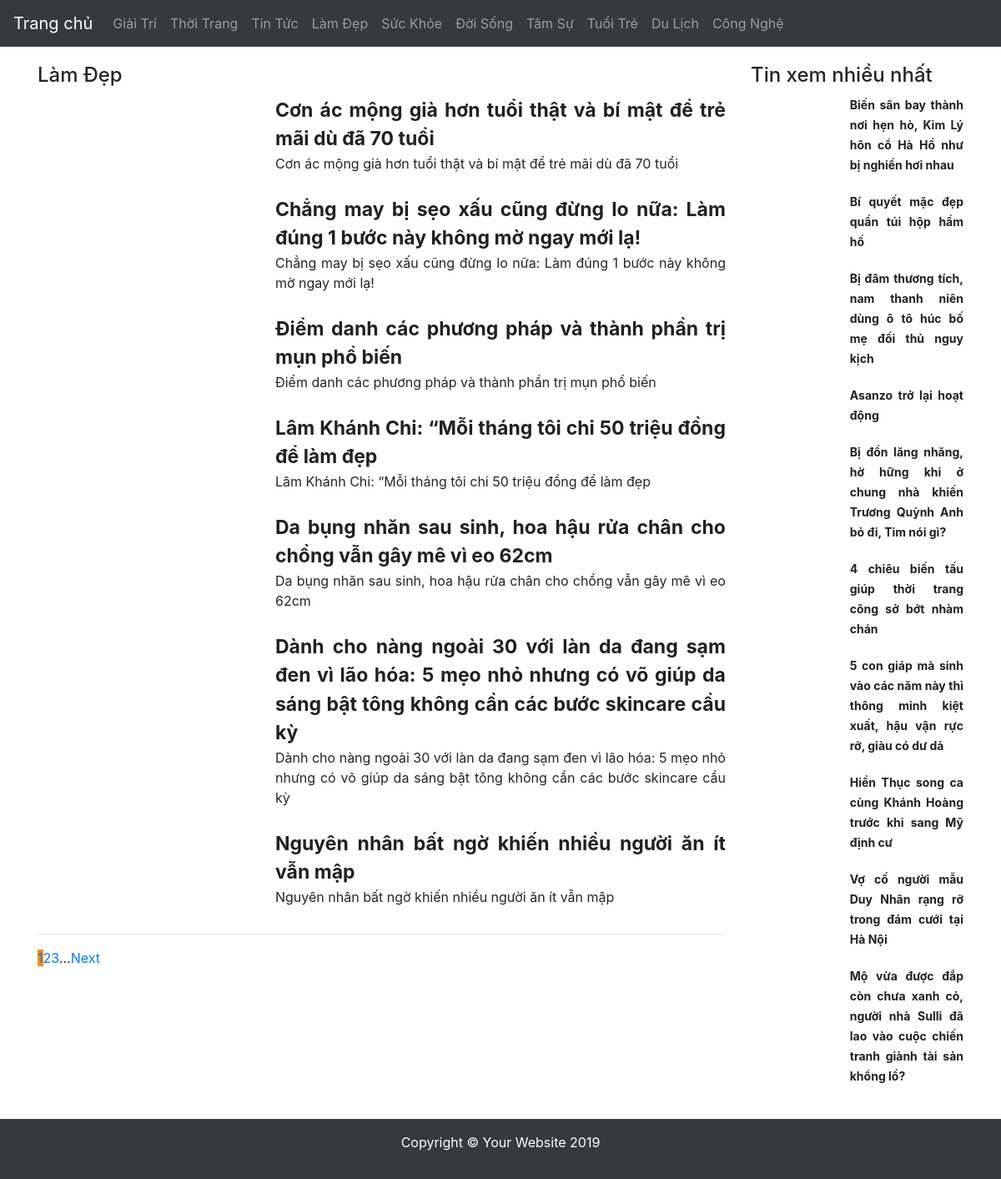
The page /dep-khoe/ on the database its author committed.
### tables this page shows
CREATE TABLE `category` (
  `category_id` int(11) NOT NULL,
  `parent_id` int(11) NOT NULL,
  `user_id` int(11) NOT NULL,
  `category_name` varchar(200) NOT NULL,
  `category_image` varchar(200) NOT NULL,
  `category_slug` varchar(200) NOT NULL,
  `category_template` int(2) NOT NULL,
  `category_home_order` int(2) NOT NULL,
  `category_header_order` int(2) NOT NULL,
  `category_footer_order` int(2) NOT NULL,
  `category_cms_order` int(2) NOT NULL,
  `category_menu_order` int(4) NOT NULL,
  `category_status` int(1) NOT NULL,
  `category_title` varchar(255) NOT NULL,
  `category_keyword` varchar(200) NOT NULL,
  `category_description` text NOT NULL,
  `category_link_title` varchar(255) NOT NULL,
  `is_outside` tinyint(1) NOT NULL,
  `category_redirect_link` varchar(200) NOT NULL
);

CREATE TABLE `news` (
  `news_id` int(11) NOT NULL,
  `user_id` int(11) NOT NULL,
  `modified_user` int(11) NOT NULL,
  `approved_user` int(11) NOT NULL,
  `news_title` varchar(200) NOT NULL,
  `news_title_english` varchar(200) NOT NULL,
  `news_image` varchar(200) NOT NULL,
  `news_sapo` varchar(1000) NOT NULL,
  `news_content` longtext NOT NULL,
  `news_slug` varchar(255) NOT NULL,
  `news_tag_slug` varchar(200) DEFAULT NULL,
  `news_tag` varchar(200) DEFAULT NULL,
  `is_outside` tinyint(2) NOT NULL,
  `news_redirect_link` varchar(250) NOT NULL,
  `news_published_date` int(11) NOT NULL,
  `news_modified_date` int(11) NOT NULL,
  `category_id` int(11) NOT NULL,
  `source_name` varchar(255) NOT NULL,
  `is_video` int(1) NOT NULL,
  `is_sensitive` int(11) NOT NULL COMMENT 'Sensitive content won''t show GA',
  `visit_count` int(11) NOT NULL,
  `news_status` int(1) NOT NULL,
  `news_seo_title` varchar(200) NOT NULL,
  `news_seo_description` varchar(200) NOT NULL,
  `news_seo_keyword` varchar(200) NOT NULL,
  `news_relation` varchar(200) NOT NULL,
  `news_note` varchar(255) NOT NULL,
  `royalty_id` int(1) NOT NULL
);

### view/templates/web/category/Category.tpl.php (the view, shortened to what the rows shown need)
<?php
$domain = Context::getInstance()->getFront()->getRequest()->getDomain() . '/';
?>
<div class="col-md-9">
    <?php
    if (isset($this->data) && !empty($this->data)):
        $category = $this->data['category'];
        ?>
        <h4> <?php echo $category['category_name'] ?></h4>
        <?php foreach ($this->data["news"] as $item): ?>
        <div class="new-item">
            <div class="row">
                <div class="col-md-4">
                </div>
                <div class="col-md-8 text-justify">
                    <a href="<?= $domain.$item['news_link'] ?>" class="news_title"><?= $item['news_title'] ?></a>
                    <p><?= $item['news_seo_title'] ?></p>
                </div>
            </div>
        </div>
    <?php endforeach; ?>
        <hr>
    <?php endif; ?>
    <?php
    echo Util::paginate(1000, $this->pageIndex, $domain.$this->pageUrl , 'paging', 'trang-');
    ?>
</div>

### view/templates/web/common/Header.tpl.php (shortened to what the rows shown need)
<body>
<?php
$domain = Context::getInstance()->getFront()->getRequest()->getDomain() . '/';
?>
<div class="container-fluid" style="margin-bottom: 20px">
    <nav class="navbar navbar-expand-md bg-dark navbar-dark row">
        <div class="collapse navbar-collapse" id="collapsibleNavbar">
            <ul class="navbar-nav">
                <?php
                if (isset($this->categories) && !empty($this->categories)):
                    foreach ($this->categories as $category):
                        ?>
                        <li class="nav-item">
                            <a class="nav-link" href="<?php echo $domain.$category['category_link'] ?>"><?= $category['category_name'] ?></a>
                        </li>
                    <?php endforeach;
                endif ?>
            </ul>
        </div>
    </nav>
</div>

### view/templates/web/common/NavBar.tpl.php (shortened to what the rows shown need)
<div class="col-md-3">
    <?php $domain = Context::getInstance()->getFront()->getRequest()->getDomain() . '/'; ?>
    <?php foreach ($this->data as $item): ?>
        <div class="row" style="margin-bottom: 20px">
            <div class="col-md-5">
            </div>
            <div class="col-md-7 text-justify">
                <a style="font-size: 14px" href="<?= $domain . $item['news_link'] ?>"
                   class="news_title"><?= $item['news_title'] ?></a>
            </div>
        </div>
    <?php endforeach; ?>
</div>

### rows shown on the page
category: category_name "Giải Trí"
category: category_name "Thời Trang"
category: category_name "Tin Tức"
category: category_name "Làm Đẹp"
category: category_name "Sức Khỏe"
category: category_name "Đời Sống"
category: category_name "Tâm Sự"
category: category_name "Tuổi Trẻ"
category: category_name "Du Lịch"
category: category_name "Công Nghệ"
news: news_title "Cơn ác mộng già hơn tuổi thật và bí mật để trẻ mãi dù đã 70 tuổi", news_seo_title "Cơn ác mộng già hơn tuổi thật và bí mật để trẻ mãi dù đã 70 tuổi"
news: news_title "Chẳng may bị sẹo xấu cũng đừng lo nữa: Làm đúng 1 bước này không mờ ngay mới lạ!", news_seo_title "Chẳng may bị sẹo xấu cũng đừng lo nữa: Làm đúng 1 bước này không mờ ngay mới lạ!"
news: news_title "Điểm danh các phương pháp và thành phần trị mụn phổ biến", news_seo_title "Điểm danh các phương pháp và thành phần trị mụn phổ biến"
news: news_title "Lâm Khánh Chi: “Mỗi tháng tôi chi 50 triệu đồng để làm đẹp", news_seo_title "Lâm Khánh Chi: “Mỗi tháng tôi chi 50 triệu đồng để làm đẹp"
news: news_title "Da bụng nhăn sau sinh, hoa hậu rửa chân cho chồng vẫn gây mê vì eo 62cm", news_seo_title "Da bụng nhăn sau sinh, hoa hậu rửa chân cho chồng vẫn gây mê vì eo 62cm"
news: news_title "Dành cho nàng ngoài 30 với làn da đang sạm đen vì lão hóa: 5 mẹo nhỏ nhưng có võ giúp da sáng bật tông không cần các bước skincare cầu kỳ", news_seo_title "Dành cho nàng ngoài 30 với làn da đang sạm đen vì lão hóa: 5 mẹo nhỏ nhưng có võ giúp da sáng bật tông không cần các bước skincare cầu kỳ"
news: news_title "Nguyên nhân bất ngờ khiến nhiều người ăn ít vẫn mập", news_seo_title "Nguyên nhân bất ngờ khiến nhiều người ăn ít vẫn mập"
news: news_title "Biến sân bay thành nơi hẹn hò, Kim Lý hôn cổ Hà Hồ như bị nghiền hơi nhau"
news: news_title "Bí quyết mặc đẹp quần túi hộp hầm hố"
news: news_title "Bị đâm thương tích, nam thanh niên dùng ô tô húc bố mẹ đối thủ nguy kịch"
news: news_title "Asanzo trở lại hoạt động"
news: news_title "Bị đồn lăng nhăng, hờ hững khi ở chung nhà khiến Trương Quỳnh Anh bỏ đi, Tim nói gì?"
news: news_title "4 chiêu biến tấu giúp thời trang công sở bớt nhàm chán"
news: news_title "5 con giáp mà sinh vào các năm này thì thông minh kiệt xuất, hậu vận rực rỡ, giàu có dư dả"
news: news_title "Hiền Thục song ca cùng Khánh Hoàng trước khi sang Mỹ định cư"
news: news_title "Vợ cố người mẫu Duy Nhân rạng rỡ trong đám cưới tại Hà Nội"
news: news_title "Mộ vừa được đắp còn chưa xanh cỏ, người nhà Sulli đã lao vào cuộc chiến tranh giành tài sản khổng lồ?"
